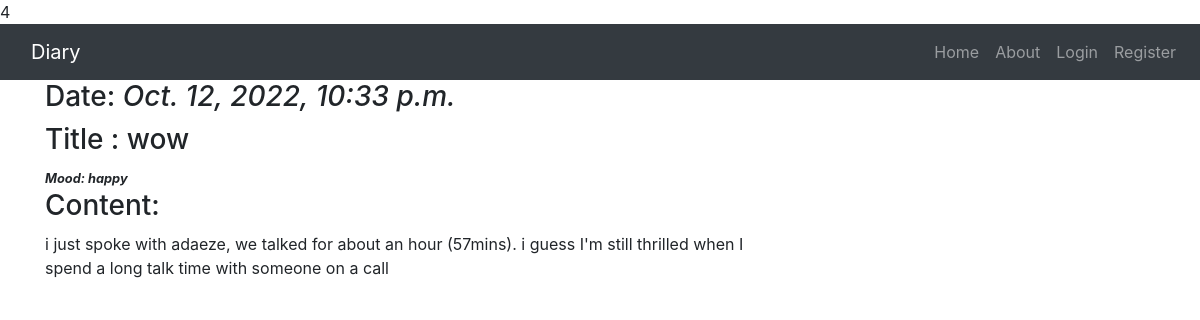
Screenshot of /diary/read/3/ with the database file from the repository.
### Diary/models.py (models this page shows, shortened)
class Journal(models.Model):
    pass
    moods = [
        ("happy", "happy"),
        ("numb", "numb"),
        ("angry", "angry")
    ]
    date = models.DateTimeField(primary_key= False, blank=False)
    story = models.TextField(blank=False, primary_key= False)
    title = models.CharField(max_length=250)
    mood = models.CharField(max_length=15, choices=moods,default="numb", blank=False)
    class Meta:
        ordering = ["-date"]

### Diary/views.py (the view)
# urls.py: path("read/<int:id>/", views.read, name="read"),
def read(request, id):
    journal = Journal.objects.get(id=id)
    return render(request, "diary/read.html", context={"journal": journal})

### Diary/templates/Diary/read.html
{% extends 'diary/index.html' %}
{% block content %}
<div class="context">
    <h3> Date: <i>{{ journal.date }}</i></h3>
    <h3>Title : {{ journal.title }}</h3>
    <small><i><b>Mood: {{ journal.mood }}</b></i></small>
    <br>
    <h3>Content:</h3>
    <p>{{ journal.story }}</p>
</div>
{% endblock content %}

### Diary/static/Diary/main.css (style rules this page uses)
h3 { padding-bottom: 1px; }

### rows the page displays
Journal: date "Oct. 12, 2022, 10:33 p.m.", title "wow", mood "happy", story "i just spoke with adaeze, we talked for about an hour (57mins). i guess I'm still thrilled when I spend a long talk time with someone on a call"
